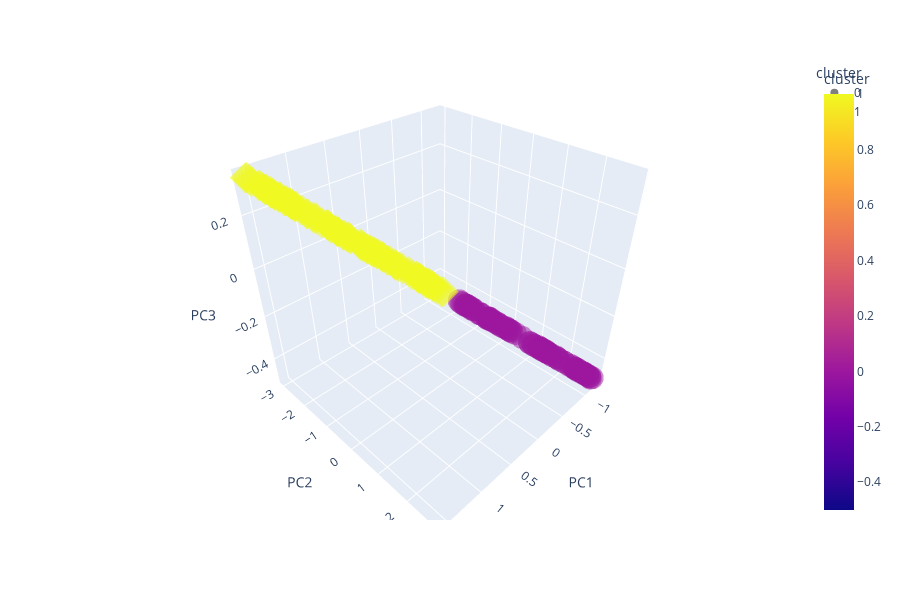

The notebook cell saved with this chart:
### Code cell
fig = px.scatter_3d(
    X_train, x='PC1', y='PC2', z='PC3', color='cluster',symbol='cluster', opacity=0.5, size_max=10,height=600,
)
fig.show()
